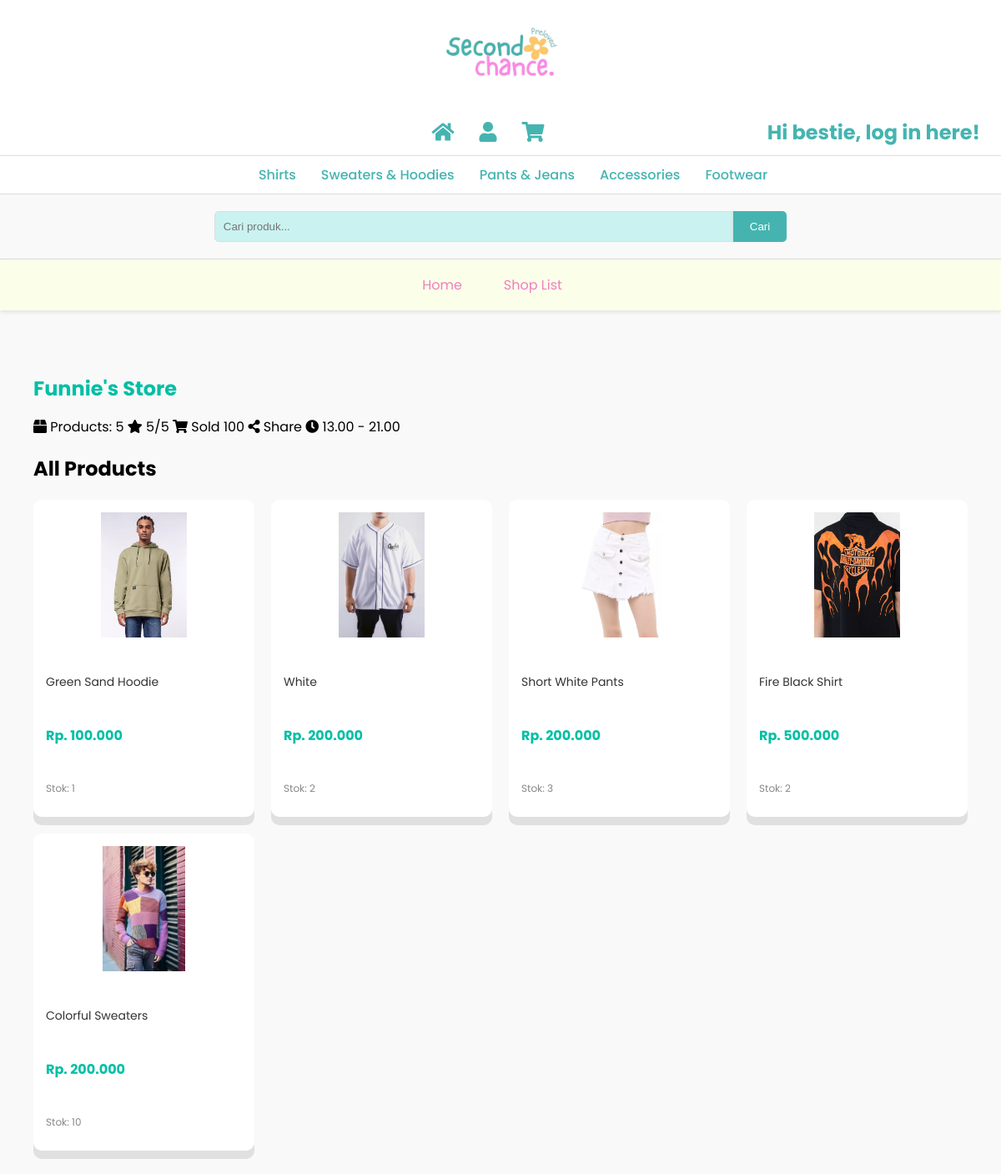
Screenshot of /Website/shop.php?shopId=2 (signed in) with the database file from the repository.
### tables this page shows
CREATE TABLE `shop` (
  `shopId` int(11) NOT NULL,
  `userEmail` varchar(255) NOT NULL,
  `userId` int(11) NOT NULL,
  `shopName` varchar(255) NOT NULL,
  `phoneNumber` varchar(15) DEFAULT NULL,
  `shopDesc` text DEFAULT NULL,
  `bankAcc` varchar(255) NOT NULL,
  `linkPayment` varchar(255) NOT NULL,
  `city` varchar(255) DEFAULT NULL,
  `created_at` timestamp NOT NULL DEFAULT current_timestamp(),
  `operationalHours` varchar(255) NOT NULL
);

CREATE TABLE `product` (
  `productId` int(11) NOT NULL,
  `shopId` int(11) DEFAULT NULL,
  `userId` int(11) NOT NULL,
  `productName` varchar(255) NOT NULL,
  `productDesc` varchar(200) DEFAULT NULL,
  `productCategory` enum('Shirts','Pants','Sweaters & Hoodies','Accessories','Footwear') DEFAULT NULL,
  `productPrice` decimal(10,2) DEFAULT NULL,
  `productQuantity` int(11) DEFAULT NULL,
  `productPhoto` varchar(255) DEFAULT NULL,
  `created_at` timestamp NOT NULL DEFAULT current_timestamp()
);

### Website/shop.php (the view, shortened to what this page needs)
<?php
include 'header.php';
$host = 'localhost';
$dbname = 'sc_db';
$username = 'root';
$password = '';
try {
    $pdo = new PDO("mysql:host=$host;dbname=$dbname", $username, $password);
    $pdo->setAttribute(PDO::ATTR_ERRMODE, PDO::ERRMODE_EXCEPTION);
} catch (PDOException $e) {
    die("Koneksi gagal: " . $e->getMessage());
}
$shopId = isset($_GET['shopId']) ? $_GET['shopId'] : null;
if ($shopId) {
    $sqlShop = "SELECT * FROM shop WHERE shopId = :shopId LIMIT 1";
    $stmtShop = $pdo->prepare($sqlShop);
    $stmtShop->execute(['shopId' => $shopId]);
    $shop = $stmtShop->fetch(PDO::FETCH_ASSOC);
    $sqlProducts = "SELECT * FROM product WHERE shopId = :shopId";
    $stmtProducts = $pdo->prepare($sqlProducts);
    $stmtProducts->execute(['shopId' => $shopId]);
    $products = $stmtProducts->fetchAll(PDO::FETCH_ASSOC);
} else {
    header("Location: error_page.php");
    exit();
}
?>
<!DOCTYPE html>
<html lang="en">
<head>
  <link href="https://cdnjs.cloudflare.com/ajax/libs/font-awesome/5.15.3/css/all.min.css" rel="stylesheet"/>
</head>
<body>
    <div class="nav-links">
        <a href="index.php">Home</a>
        <a href="shop_list.php">Shop List</a>
    </div>
    <div class="container">
        <main class="main-content">
            <div class="shop-info">
                <div class="details">
                    <div>
                        <h1><?php echo htmlspecialchars($shop['shopName']); ?></h1>
                        <div>
                            <i class="fas fa-box"></i> Products: <?php echo count($products); ?>
                            <i class="fas fa-star"></i> 5/5
                            <i class="fas fa-shopping-cart"></i> Sold 100
                            <i class="fas fa-share-alt"></i> Share
                            <i class="fas fa-clock"></i> 13.00 - 21.00
                        </div>
                    </div>
                </div>
            </div>
            <h2>All Products</h2>
            <div class="products">
                <?php foreach ($products as $product): ?>
                <div class="product" onclick="openModal(<?php echo $product['productId']; ?>)">
                    <img alt="<?php echo htmlspecialchars($product['productName']); ?>" src="uploads/<?php echo htmlspecialchars($product['productPhoto']); ?>" width="300" height="300"/>
                    <p><?php echo htmlspecialchars($product['productName']); ?></p>
                    <p class="price">Rp. <?php echo number_format($product['productPrice'], 0, ',', '.'); ?></p>
                    <p class="stock">Stok: <?php echo htmlspecialchars($product['productQuantity']); ?></p>
                </div>
                <?php endforeach; ?>
            </div>
        </main>
    </div>
</body>
</html>

### Website/header.php (style rules this page uses)
body { font-family: 'Roboto', sans-serif; margin: 0; padding: 0; box-sizing: border-box; }

### Website/shop.php (style rules this page uses)
body { font-family: 'Poppins', sans-serif; margin: 0; padding: 0; background-color: #f9f9f9; }
.nav-links { display: flex; justify-content: center; background-color: #FBFFE9; padding: 10px 20px; box-shadow: 0 2px 5px rgba(0, 0, 0, 0.1); margin-bottom: 20px; }
.nav-links a { text-decoration: none; color: #EF7FBF; margin-right: 20px; padding: 8px 15px; border-radius: 5px; transition: background-color 0.3s, color 0.3s; }
.container { display: flex; padding: 20px; }
.main-content { width: 100%; padding: 20px; }
.main-content h1 { font-size: 24px; color: #00bfa5; }
.main-content .shop-info { display: flex; align-items: center; margin-bottom: 20px; }
.main-content .products { display: grid; grid-template-columns: repeat(auto-fit, minmax(250px, 1fr)); gap: 20px; justify-content: center; margin-top: 20px; }
.main-content .products .product { background-color: #fff; padding: 15px; border-radius: 10px; box-shadow: 0 10px rgba(0, 0, 0, 0.1); height: 350px; display: flex; flex-direction: column; justify-content: space-between; transition: transform 0.3s, box-shadow 0.3s; cursor: pointer; }
.main-content .products .product img { max-width: 100%; max-height: 150px; object-fit: contain; border-radius: 5px; margin-bottom: 10px; }
.main-content .products .product p { margin: 10px 0; font-size: 14px; color: #333; line-height: 1.5; }
.main-content .products .product .price { font-weight: bold; color: #00bfa5; font-size: 16px; }
.main-content .products .product .stock { font-size: 12px; color: #888; }

### rows the page displays
shop: shopName "Funnie's Store"
product: productPhoto (picture), productName "Green Sand Hoodie", productPrice "100.000", productQuantity "1"
product: productPhoto (picture), productName "White", productPrice "200.000", productQuantity "2"
product: productPhoto (picture), productName "Short White Pants", productPrice "200.000", productQuantity "3"
product: productPhoto (picture), productName "Fire Black Shirt", productPrice "500.000", productQuantity "2"
product: productPhoto (picture), productName "Colorful Sweaters", productPrice "200.000", productQuantity "10"

### other values shown
count($products) "5"
